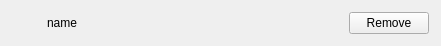
<?xml version="1.0" encoding="UTF-8"?>
<ui version="4.0">
 <class>BlackListItemWidget</class>
 <widget class="QWidget" name="BlackListItemWidget">
  <property name="geometry">
   <rect>
    <x>0</x>
    <y>0</y>
    <width>441</width>
    <height>46</height>
   </rect>
  </property>
  <property name="windowTitle">
   <string>BlackListItemWidget</string>
  </property>
  <layout class="QHBoxLayout" name="horizontalLayout_2">
   <property name="spacing">
    <number>0</number>
   </property>
   <property name="leftMargin">
    <number>0</number>
   </property>
   <property name="topMargin">
    <number>0</number>
   </property>
   <property name="rightMargin">
    <number>0</number>
   </property>
   <property name="bottomMargin">
    <number>0</number>
   </property>
   <item>
    <widget class="QWidget" name="backWidget" native="true">
     <layout class="QHBoxLayout" name="horizontalLayout" stretch="0,1,0">
      <property name="spacing">
       <number>9</number>
      </property>
      <property name="leftMargin">
       <number>12</number>
      </property>
      <property name="topMargin">
       <number>0</number>
      </property>
      <property name="rightMargin">
       <number>12</number>
      </property>
      <property name="bottomMargin">
       <number>0</number>
      </property>
      <item>
       <widget class="QLabel" name="labelAvatar">
        <property name="minimumSize">
         <size>
          <width>26</width>
          <height>26</height>
         </size>
        </property>
        <property name="maximumSize">
         <size>
          <width>26</width>
          <height>26</height>
         </size>
        </property>
        <property name="text">
         <string/>
        </property>
       </widget>
      </item>
      <item>
       <widget class="QLabel" name="labelName">
        <property name="text">
         <string>name</string>
        </property>
       </widget>
      </item>
      <item>
       <widget class="QPushButton" name="pushButtonRemove">
        <property name="text">
         <string>Remove</string>
        </property>
       </widget>
      </item>
     </layout>
    </widget>
   </item>
  </layout>
 </widget>
 <layoutdefault spacing="6" margin="11"/>
 <resources>
  <include location="../inst.qrc"/>
 </resources>
 <connections/>
</ui>
